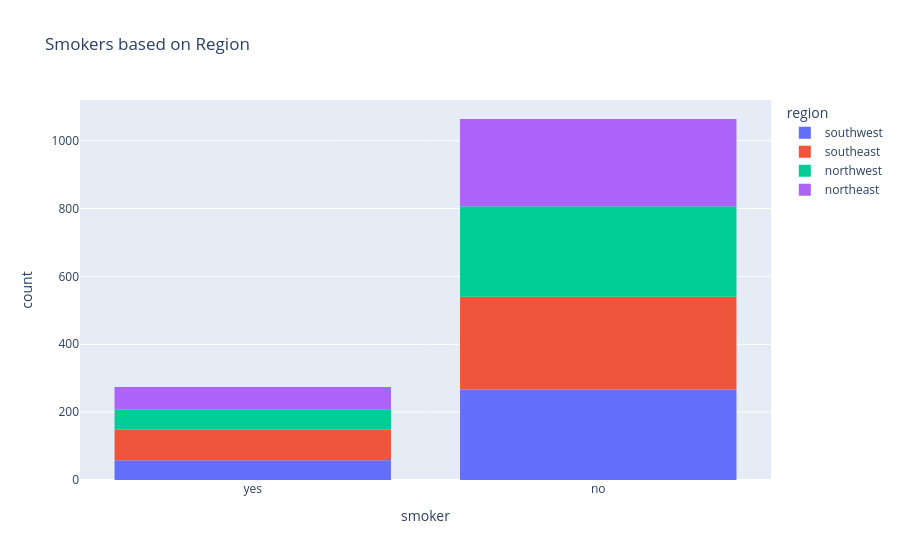

Write notebook code for a chart like this one.
### Code cell
px.histogram(medical_df,x="smoker",color="region",title="Smokers based on Region")

### Figure 1 — Plotly figure (JSON) as saved in the notebook; plotly's stock layout.template omitted (floating-point values rounded to 4 significant figures; data arrays with more than 128 entries replaced by an {"elided": "..."} marker saying what was removed)
{"data": [{"alignmentgroup": "True", "bingroup": "x", "hovertemplate": "region=southwest<br>smoker=%{x}<br>count=%{y}<extra></extra>", "legendgroup": "southwest", "marker": {"color": "#636efa", "pattern": {"shape": ""}}, "name": "southwest", "offsetgroup": "southwest", "orientation": "v", "showlegend": true, "type": "histogram", "visible": true, "x": {"elided": "325 str values"}, "xaxis": "x", "yaxis": "y"}, {"alignmentgroup": "True", "bingroup": "x", "hovertemplate": "region=southeast<br>smoker=%{x}<br>count=%{y}<extra></extra>", "legendgroup": "southeast", "marker": {"color": "#EF553B", "pattern": {"shape": ""}}, "name": "southeast", "offsetgroup": "southeast", "orientation": "v", "showlegend": true, "type": "histogram", "x": {"elided": "364 str values"}, "xaxis": "x", "yaxis": "y"}, {"alignmentgroup": "True", "bingroup": "x", "hovertemplate": "region=northwest<br>smoker=%{x}<br>count=%{y}<extra></extra>", "legendgroup": "northwest", "marker": {"color": "#00cc96", "pattern": {"shape": ""}}, "name": "northwest", "offsetgroup": "northwest", "orientation": "v", "showlegend": true, "type": "histogram", "x": {"elided": "325 str values"}, "xaxis": "x", "yaxis": "y"}, {"alignmentgroup": "True", "bingroup": "x", "hovertemplate": "region=northeast<br>smoker=%{x}<br>count=%{y}<extra></extra>", "legendgroup": "northeast", "marker": {"color": "#ab63fa", "pattern": {"shape": ""}}, "name": "northeast", "offsetgroup": "northeast", "orientation": "v", "showlegend": true, "type": "histogram", "x": {"elided": "324 str values"}, "xaxis": "x", "yaxis": "y"}], "layout": {"autosize": true, "barmode": "relative", "legend": {"title": {"text": "region"}, "tracegroupgap": 0}, "title": {"text": "Smokers based on Region"}, "xaxis": {"anchor": "y", "autorange": true, "domain": [0, 1], "range": [-0.5, 1.5], "title": {"text": "smoker"}, "type": "category"}, "yaxis": {"anchor": "x", "autorange": true, "domain": [0, 1], "range": [0, 1120], "title": {"text": "count"}}}}
